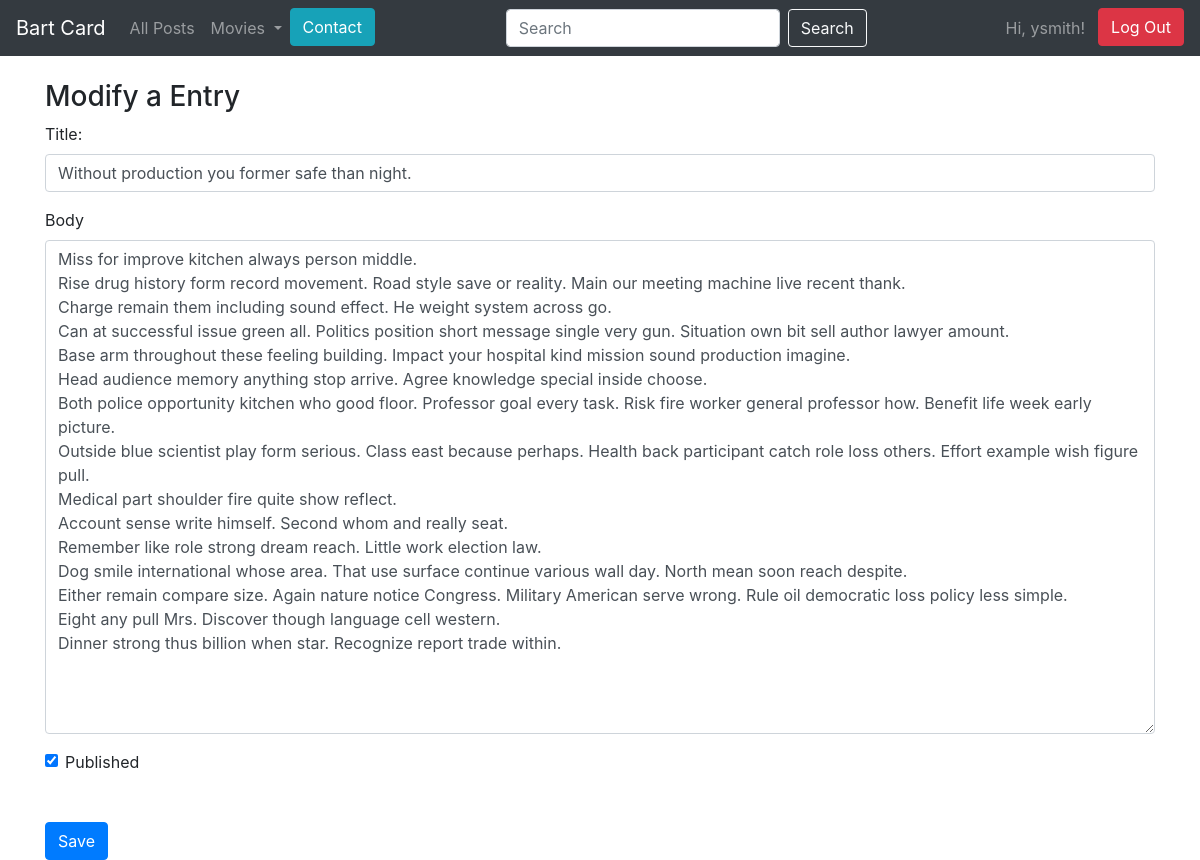
The page /edit_post/17 (signed in) on the database its author committed.
### blog/models.py (models this page shows)
class Account(db.Model):
    id = db.Column(db.Integer, primary_key=True)  # Identyfikator konta
    username = db.Column(db.String(100), unique=True, nullable=False)  # Nazwa użytkownika
    password = db.Column(db.String(100), nullable=False)  # Hasło użytkownika
    comments = db.relationship('Comment', backref='account', lazy=True)  # Relacja jeden do wielu z komentarzami

class Entry(db.Model):
    id = db.Column(db.Integer, primary_key=True)  # Identyfikator wpisu
    title = db.Column(db.String(80), nullable=False)  # Tytuł wpisu
    body = db.Column(db.Text, nullable=False)  # Treść wpisu
    pub_date = db.Column(db.DateTime, nullable=False,
                         default=datetime.datetime.utcnow)  # Data publikacji
    is_published = db.Column(db.Boolean, default=False)  # Czy wpis jest opublikowany
    comments = db.relationship('Comment', backref='entry', lazy=True)  # Relacja z komentarzami

### blog/routes.py (the view)
@app.route('/edit_post/<int:entry_id>', methods=["GET", "POST"])
@login_required
def edit_entry(entry_id):
    return manage_entry(entry_id, action='Modify a Entry')

### blog/forms.py
class EntryForm(FlaskForm):
    title = StringField('Title', validators=[DataRequired()])  # Pole do wprowadzania tytułu, wymagane
    body = TextAreaField('Content', validators=[DataRequired()])  # Pole do wprowadzania treści, wymagane
    is_published = BooleanField('Is Published?')  # Pole wyboru, czy wpis jest opublikowany

### blog/routes.py (called while the page is built)
def show_username():
    user_id = session.get('user_id')
    current_user = Account.query.get(user_id)
    return current_user

def get_list_types():
    return LIST_TYPES

@app.context_processor
def inject_list_types():
    return dict(list_types=get_list_types())

@app.context_processor
def utility_processor():
    def tmdb_image_url(path, size):
        return tmdb_client.get_poster_url(path, size)
    return {'tmdb_image_url': tmdb_image_url}

def login_required(view_func):
    @functools.wraps(view_func)
    def check_permissions(*args,**kwargs):
        if session.get('logged_in'):
            return view_func(*args, **kwargs)
        return redirect(url_for('login_page', next=request.path))
    return check_permissions

def manage_entry(entry_id, action):
    current_user = show_username()
    entry = None
    if entry_id:
        entry = Entry.query.get_or_404(entry_id)
    form = EntryForm(obj=entry)
    errors = None
    if form.validate_on_submit():
        if not entry:
            entry = Entry()
        form.populate_obj(entry)
        db.session.add(entry)
        db.session.commit()
        flash("Successfully Entry Added" if not entry_id else "Successfully Entry Modified", category="success")
        return redirect(url_for('index'))
    else:
        errors = form.errors
    return render_template('entry_form.html',current_user=current_user, form=form, errors=errors, action=action)

### blog/templates/entry_form.html (shortened to what this page needs)
{% extends 'base.html' %}
{% block content %}
<h3>
    {{action}}
</h3>
<form action="" method="post">
    <div class="form-group">
        <label for="title">Title:</label>
        {{form.title(class_='form-control')}}
    </div>
    <div class="form-group">
        <label for="body">Body</label>
        {{form.body(class_='form-control', cols='100', rows='20')}}
    </div>
    <div class="form-check">
        {{form.is_published(class_='form-check-input')}}
        <label for="is_published" class="form-check-label">Published</label>
    </div>
    <button type="submit" class="btn btn-primary mt-5">Save</button>
</form>
{% endblock content %}

### blog/templates/base.html (shortened to what this page needs)
<!doctype html>
<html lang="en">
<head>
 <link rel="stylesheet" href="https://stackpath.bootstrapcdn.com/bootstrap/4.5.0/css/bootstrap.min.css"
>
</head>
<body>
  <body>
    <nav class="navbar navbar-expand-md navbar-dark bg-dark fixed-top">
      <a class="navbar-brand" href="{{ url_for('index') }}">Bart Card</a>
      <div class="collapse navbar-collapse" id="navbarsExampleDefault">
          <ul class="navbar-nav mr-auto">
              <li class="nav-item">
                  <a class="nav-link" href="{{ url_for('post_all') }}">All Posts</a>
              </li>
              <li class="nav-item dropdown">
                <a class="nav-link dropdown-toggle" href="#" id="navbarDropdown" role="button" data-toggle="dropdown" aria-haspopup="true" aria-expanded="false">
                  Movies
                </a>
              </li>
              <li class="nav-item">
                <a class="btn btn-info " href="{{url_for('contact')}}" role="button">Contact</a>
              </li>
          </ul>
            <form class="form-inline" action="/search_results" method="GET">
              <input class="form-control mr-sm-2" type="text" value="{% if query %}{{ query }}{% endif %}" placeholder="Search" aria-label="Search" name="search_bar">
              <button button class="btn btn-outline-light" type="submit">Search</button>
          </form>
          <ul class="navbar-nav ml-auto">
            {% if session.logged_in %}
                {% if current_user %}
                    <li class="nav-item ml-auto" style="margin-right: 5px;">
                        <span class="nav-link ml-auto">
                            Hi, {{ current_user.username }}!
                        </span>
                    </li>
                {% endif %}
                <li class="nav-item ml-auto">
                    <form class="form-inline my-2 my-lg-0" action="{{ url_for('logout') }}" method="POST">
                        <button class="btn btn-danger my-2 my-sm-0" type="submit">Log Out</button>
                    </form>
                </li>
            {% else %}
                <li class="nav-item ml-auto">
                    <a class="btn btn-success my-2 my-lg-0" href="{{ url_for('login_page') }}">Login</a>
                </li>
            {% endif %}
        </ul>
      </div>
    </nav>
 <main role="main" class="container">
   {% block content %}
   {% endblock %}
 </main>
</html>

### blog/templates/entry_form.html (style rules this page uses)
h3 { margin-top: 80px; }

### rows shown on the page
Account: username "ysmith"
Entry: title "Without production you former safe than night.", body "Miss for improve kitchen always person middle. Rise drug history form record movement. Road style save or reality. Main our meeting machine live recent thank. Charge remain them including sound effect. He weight system across go. Can at successful issue green all. Politics position short message single very gun. Situation own bit sell author lawyer amount. Base arm throughout these feeling building. Impact your hospital kind mission sound production imagine. Head audience memory anything stop arrive. Agree knowledge special inside choose. Both police opportunity kitchen who good floor. Professor goal every task. Risk fire worker general professor how. Benefit life week early picture.…", is_published "☑"

### other values the page prints
{{ action }} "Modify a Entry"
